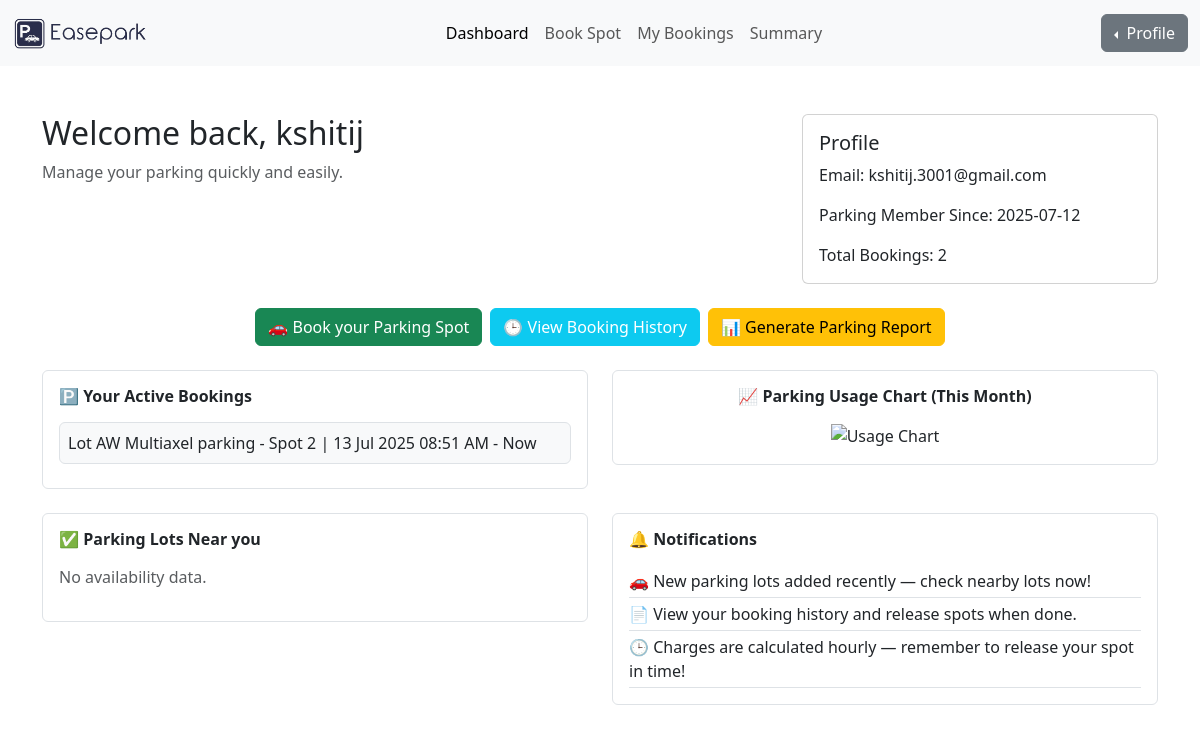
The page /dashboard/user (signed in) on the database its author committed.
### models/user_model.py (models this page shows)
class Users(UserMixin, db.Model):
    id = db.Column(db.Integer, primary_key=True)
    username= db.Column(db.String(100) , unique=True , nullable=False)
    email = db.Column(db.String(150), unique=True, nullable=True)
    password= db.Column(db.String(100) , nullable=False)
    role= db.Column(db.String(15), nullable=False)
    full_name = db.Column(db.String(100), nullable=True)
    phone_number = db.Column(db.String(15), unique=True, nullable=True)
    address = db.Column(db.String(255), nullable=True)
    pin_code = db.Column(db.String(10), nullable=True)
    member_since = db.Column(db.DateTime, default=datetime.utcnow)
    total_bookings = db.Column(db.Integer, default=0)
    reservations = db.relationship('Reservation', backref='user', lazy=True)

class ParkingLot(UserMixin, db.Model):
    id = db.Column(db.Integer, primary_key=True)
    parking_name = db.Column(db.String(150), nullable=False)
    price = db.Column(db.Float, nullable=False)
    address = db.Column(db.String(255), nullable=False)
    pin_code = db.Column(db.String(10), nullable=False)
    max_spots = db.Column(db.Integer, nullable=False)
    is_active = db.Column(db.Boolean, default=True)
    spots = db.relationship('ParkingSpot', backref='lot',cascade="all, delete", lazy=True)

### controllers/user_routes.py (the view, shortened to what this page needs)
@user_blueprint.route('/user')
@login_required
def dashboard():
    if current_user.role != 'user':
        return "Unauthorised"
    else:
        active_reservations = Reservation.query.filter_by(user_id=current_user.id, status='active').all()
        active_bookings = []
        for res in active_reservations:
            lot = ParkingLot.query.get(res.spot.lot_id)
            if lot is None:
                abort(404)
            local_time = res.booking_timestamp.astimezone(ZoneInfo("Asia/Kolkata"))
            booking_date = local_time.strftime('%d %b %Y')
            time_range = local_time.strftime('%I:%M %p') + " - Now"
            active_bookings.append({
                "lot_name": lot.parking_name,
                "spot_number": res.spot.spot_number,
                "date": booking_date,
                "time_range": time_range
            })
        user_pin = current_user.pin_code
        lots = ParkingLot.query.filter_by(pin_code=user_pin,is_active=True).all()
        available_lots = []
        notifications = [
            "🚗 New parking lots added recently — check nearby lots now!",
            "📄 View your booking history and release spots when done.",
            "🕒 Charges are calculated hourly — remember to release your spot in time!",
        ]
        return render_template(
            'user_dashboard.html',
            user=current_user,
            active_bookings=active_bookings,
            available_lots=available_lots,
            notifications=notifications
        )

### app.py (called while the page is built, shortened)
@login_manager.user_loader
def load_user(user_id):
    return db.session.get(Users, int(user_id))

@app.before_request
def create_admin_user():
    admin = Users.query.filter_by(username='admin').first()

### templates/user_dashboard.html (shortened to what this page needs)
<!doctype html>
<html lang="en">
<head>
  <link href="https://cdn.jsdelivr.net/npm/bootstrap@5.3.6/dist/css/bootstrap.min.css" rel="stylesheet"
>
</head>
<body>
  <nav class="navbar navbar-expand-lg bg-body-tertiary" id="navbar">
    <div class="container-fluid">
      <a class="navbar-brand" href="{{ url_for('user.dashboard') }}">
        <img src="{{ url_for('static', filename='images/logo.png') }}" alt="Easepark Logo"
          style="height: 40px; width: auto;">
      </a>
      <div class="collapse navbar-collapse" id="navbarSupportedContent">
        <ul class="navbar-nav mx-auto mb-2 mb-lg-0">
          <li class="nav-item">
            <a class="nav-link active" aria-current="page" href="{{ url_for('user.dashboard') }}">Dashboard</a>
          </li>
          <li class="nav-item">
            <a class="nav-link" href="{{ url_for('user.book_spot') }}">Book Spot</a>
          </li>
          <li class="nav-item">
            <a class="nav-link" href="{{ url_for('user.booking_history') }}">My Bookings</a>
          </li>
          <li class="nav-item">
            <a class="nav-link" href="{{ url_for('user.user_summary') }}">Summary</a>
          </li>
        </ul>
        <div class="btn-group dropstart">
          <button type="button" class="btn btn-secondary dropdown-toggle" data-bs-toggle="dropdown"
            aria-expanded="false">
            Profile
          </button>
        </div>
      </div>
    </div>
  </nav>
  <div class="container mt-5">
    <div class="row mb-4">
      <div class="col-md-8">
        <h2>Welcome back, {{user.username}}</h2>
        <p class="text-muted">Manage your parking quickly and easily.</p>
      </div>
      <div class="col-md-4 ">
        <div class="card">
          <div class="card-body">
            <h5 class="card-title">Profile</h5>
            <p class="card-text">Email: {{user.email}}</p>
            <p class="card-text">Parking Member Since: {{user.member_since.date()}}</p>
            <p class="card-text">Total Bookings: {{user.total_bookings}}</p>
          </div>
        </div>
      </div>
    </div>
    <div class="d-flex flex-wrap gap-2 justify-content-center mb-4">
      <a href="{{ url_for('user.book_spot') }}" class="btn btn-success action-btn">
        🚗 Book your Parking Spot
      </a>
      <a href="{{ url_for('user.booking_history') }}" class="btn btn-info action-btn text-white">
        🕒 View Booking History
      </a>
      <a href="#" class="btn btn-warning action-btn">
        📊 Generate Parking Report
      </a>
    </div>
    <div class="row mb-4">
      <div class="col-md-6">
        <div class="border rounded p-3">
          <h6 class="mb-3">🅿️ <strong>Your Active Bookings</strong></h6>
          {% if active_bookings %}
          {% for booking in active_bookings %}
          <div class="border p-2 mb-2 rounded bg-light">
            Lot {{ booking.lot_name }} - Spot {{ booking.spot_number }} |
            {{ booking.date }} {{ booking.time_range }}
          </div>
          {% endfor %}
          {% else %}
          <p class="text-muted">No active bookings.</p>
          {% endif %}
        </div>
      </div>
      <div class="col-md-6">
        <div class="border rounded p-3 text-center">
          <h6 class="mb-3">📈 <strong>Parking Usage Chart (This Month)</strong></h6>
          <img src="{{ url_for('static', filename='images/usage_chart.png') }}" alt="Usage Chart" class="img-fluid"
            style="max-height: 150px;">
        </div>
      </div>
    </div>
    <div class="row mb-4">
      <div class="col-md-6">
        <div class="border rounded p-3">
          <h6 class="mb-3">✅ <strong>Parking Lots Near you</strong></h6>
          {% for lot in available_lots %}
          <div>{{ lot.name }} – {{ lot.free_spots }} spots free</div>
          {% else %}
          <p class="text-muted">No availability data.</p>
          {% endfor %}
        </div>
      </div>
      <div class="col-md-6">
        <div class="border rounded p-3">
          <h6 class="mb-3">🔔 <strong>Notifications</strong></h6>
          {% for note in notifications %}
          <div class="border-bottom py-1">{{ note }}</div>
          {% else %}
          <p class="text-muted">No new notifications.</p>
          {% endfor %}
        </div>
      </div>
    </div>
  </div>
</body>
</html>

### rows shown on the page
Users: username "kshitij", email "kshitij.3001@gmail.com", member_since "2025-07-12", total_bookings "2"
ParkingLot: lot_name "AW Multiaxel parking", spot_number "2", date "13 Jul 2025", time_range "08:51 AM - Now"

### other values the page prints
{{ note }} "🚗 New parking lots added recently — check nearby lots now!" "📄 View your booking history and release spots when done." "🕒 Charges are calculated hourly — remember to release your spot in time!"
